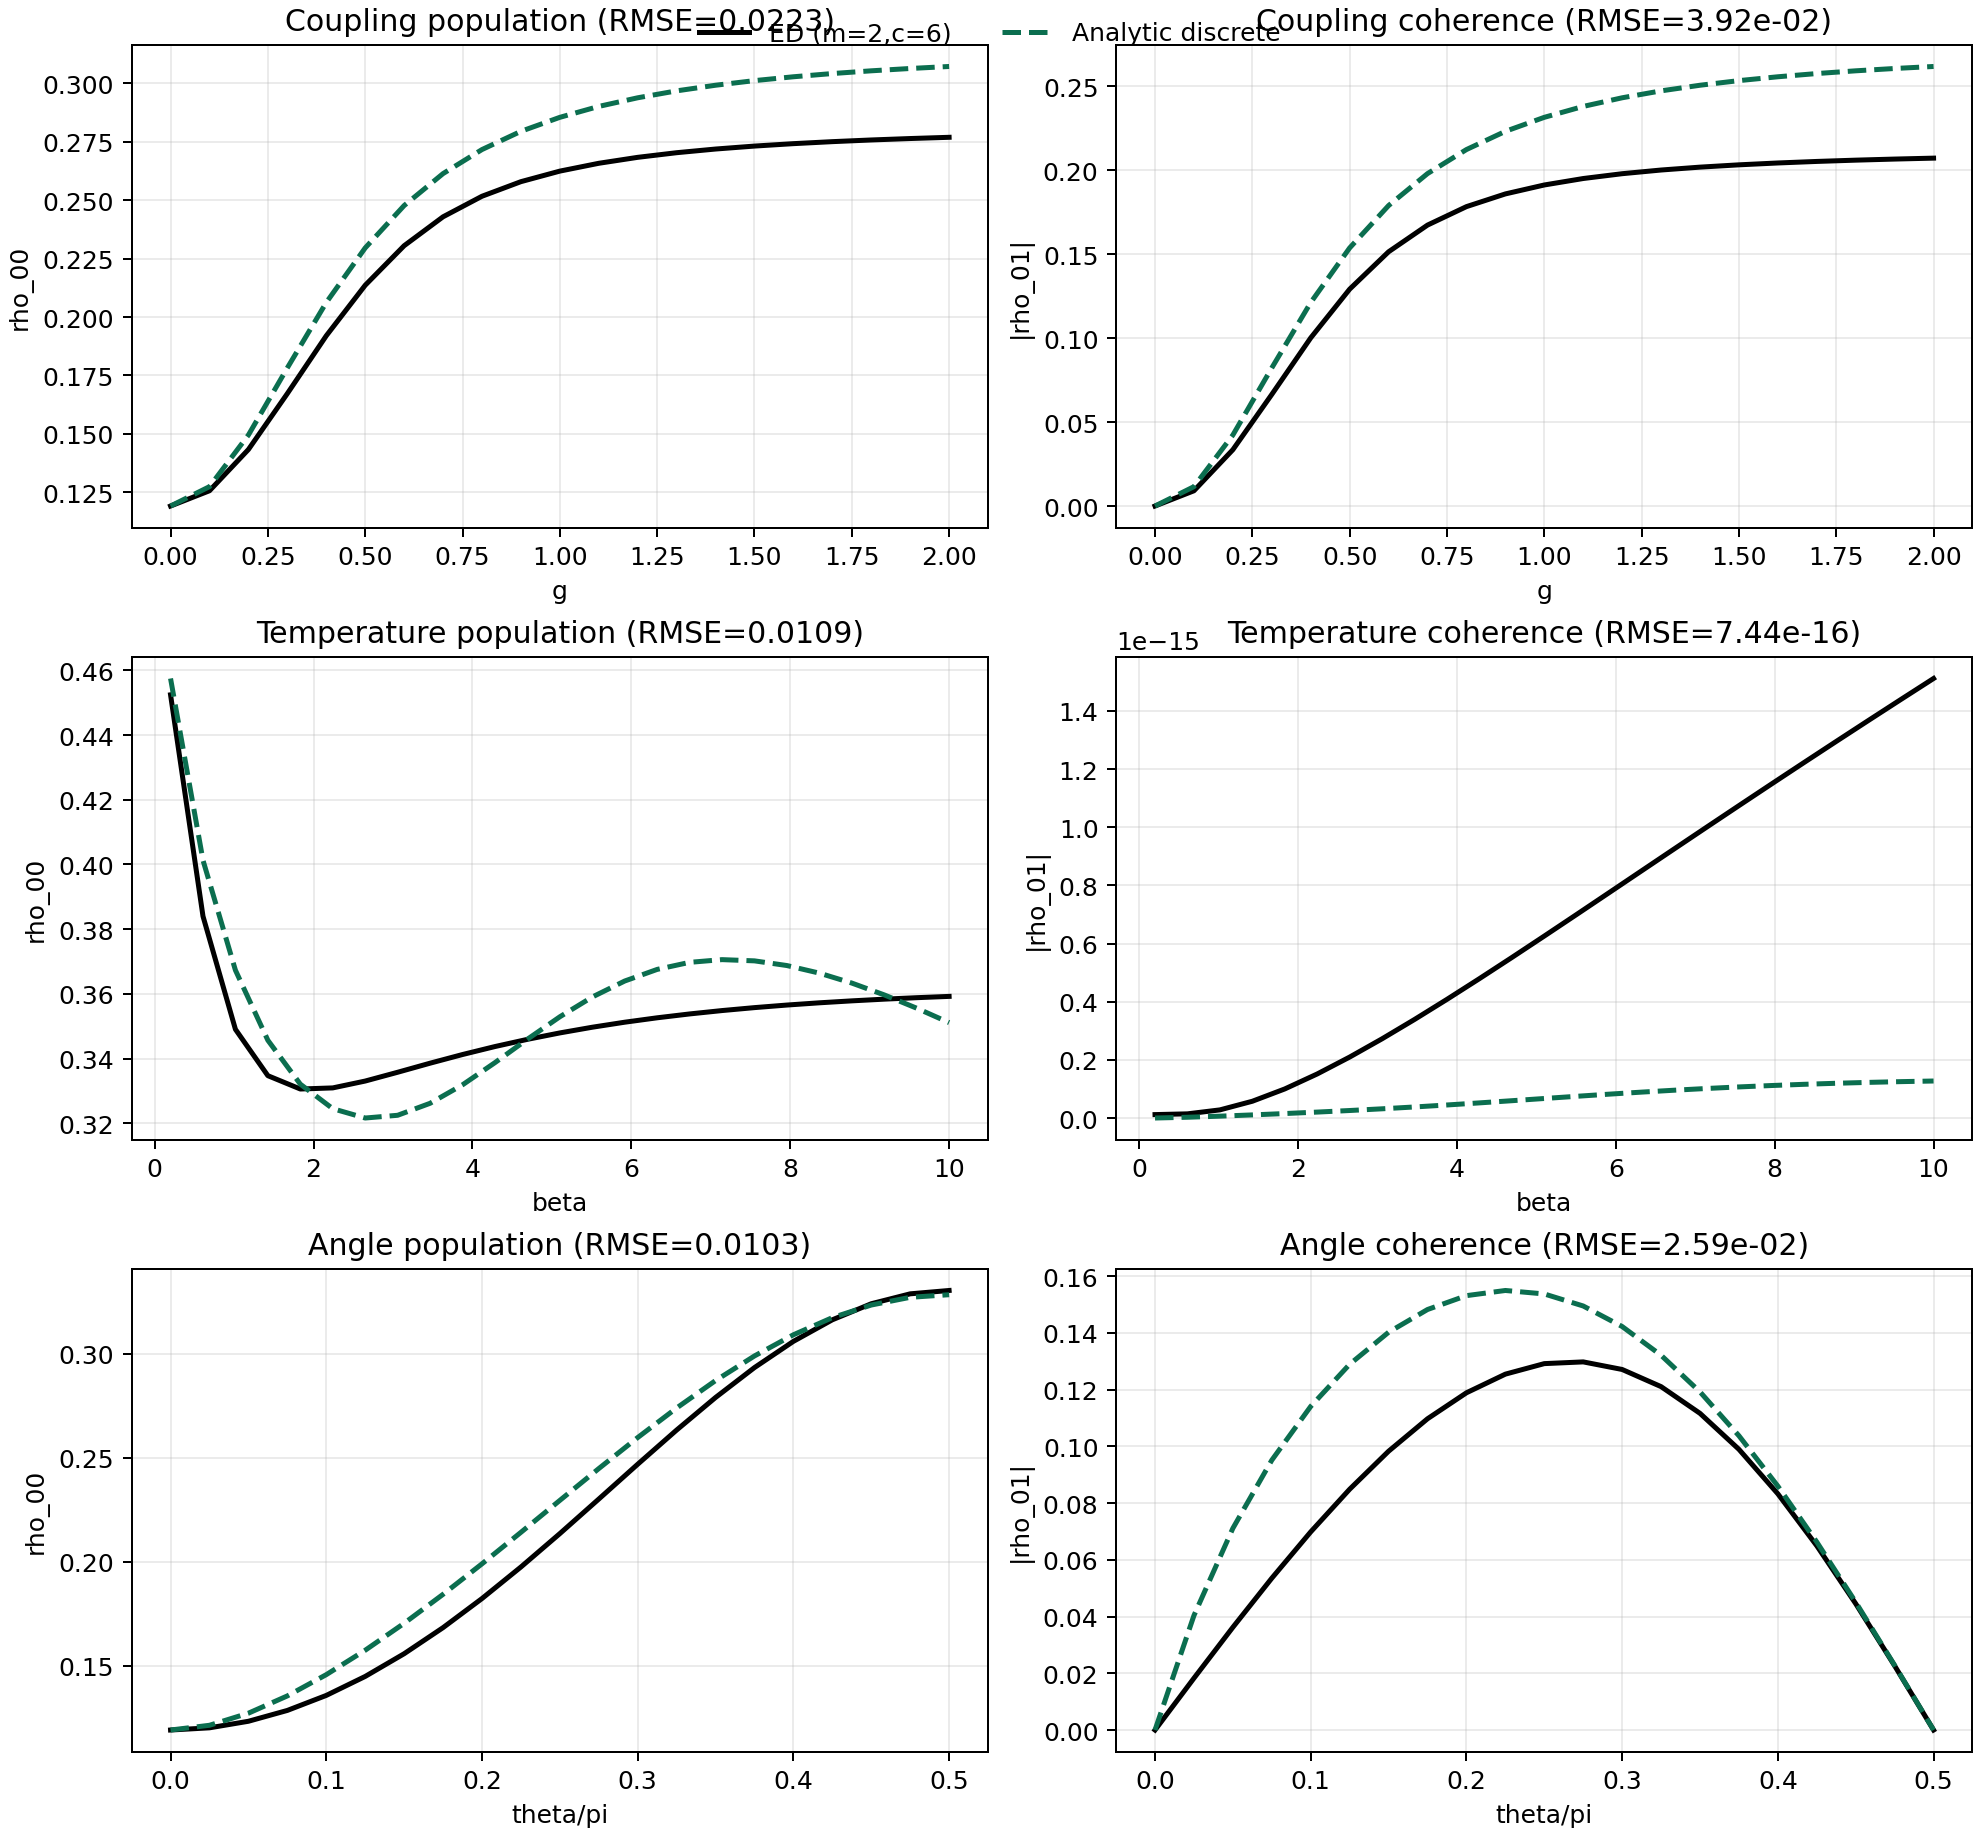

The script that saved this image:
"""
Parameter sweeps for the selected fair-kernel setup:
  omega_q=1, n_modes=2, n_cut=6, omega in [0.2, 1.8]

Compares:
- ED (exact reduced state)
- Analytic solution with the matching discrete kernel (n_modes=2, same window)

Sweeps:
- coupling g
- inverse temperature beta
- angle theta
"""

from __future__ import annotations

from dataclasses import dataclass
from pathlib import Path
from typing import Iterable

import matplotlib.pyplot as plt
import numpy as np
import pandas as pd

from hmf_component_normalized_compare_codex_v5 import _compact_components
from hmf_model_comparison_standalone_codex_v1 import (
    BenchmarkConfig as LiteConfig,
    RenormConfig,
    extract_density,
)
from hmf_v5_qubit_core import build_ed_context, exact_reduced_state
from prl127_qubit_benchmark import BenchmarkConfig as EDConfig


@dataclass(frozen=True)
class SweepDef:
    name: str
    param_name: str
    param_values: np.ndarray
    beta_fixed: float | None
    theta_fixed: float | None
    g_fixed: float | None


def _rmse(x: Iterable[float]) -> float:
    a = np.asarray(list(x), dtype=float)
    return float(np.sqrt(np.mean(np.square(a)))) if len(a) else np.nan


def _build_lite(beta: float, theta: float) -> LiteConfig:
    return LiteConfig(
        beta=float(beta),
        omega_q=1.0,
        theta=float(theta),
        n_modes=2,      # match ED discrete spectrum
        n_cut=1,
        omega_min=0.2,
        omega_max=1.8,
        q_strength=5.0,
        tau_c=0.5,
    )


def _build_ed(beta: float, theta: float) -> EDConfig:
    return EDConfig(
        beta=float(beta),
        omega_q=1.0,
        theta=float(theta),
        n_modes=2,
        n_cut=6,
        omega_min=0.2,
        omega_max=1.8,
        q_strength=5.0,
        tau_c=0.5,
        lambda_min=0.0,
        lambda_max=1.0,
        lambda_points=2,
        output_prefix="hmf_omega1_bestkernel_sweeps_codex_v42",
    )


def run_sweeps() -> tuple[pd.DataFrame, pd.DataFrame]:
    ren = RenormConfig(scale=1.04, kappa=0.94)

    sweeps = [
        SweepDef(
            name="coupling",
            param_name="g",
            param_values=np.linspace(0.0, 2.0, 21),
            beta_fixed=2.0,
            theta_fixed=float(np.pi / 4.0),
            g_fixed=None,
        ),
        SweepDef(
            name="temperature",
            param_name="beta",
            param_values=np.linspace(0.2, 10.0, 25),
            beta_fixed=None,
            theta_fixed=float(np.pi / 2.0),
            g_fixed=0.5,
        ),
        SweepDef(
            name="angle",
            param_name="theta",
            param_values=np.linspace(0.0, float(np.pi / 2.0), 21),
            beta_fixed=2.0,
            theta_fixed=None,
            g_fixed=0.5,
        ),
    ]

    rows: list[dict[str, float | str]] = []
    total = sum(len(s.param_values) for s in sweeps)
    k = 0

    for sw in sweeps:
        for p in sw.param_values:
            beta = float(p) if sw.param_name == "beta" else float(sw.beta_fixed)
            theta = float(p) if sw.param_name == "theta" else float(sw.theta_fixed)
            g = float(p) if sw.param_name == "g" else float(sw.g_fixed)

            lite = _build_lite(beta=beta, theta=theta)
            an_p00, an_p11, an_coh, _an_ratio = _compact_components(
                lite, g, use_running=True, renorm=ren
            )

            ed_cfg = _build_ed(beta=beta, theta=theta)
            ed_ctx = build_ed_context(ed_cfg)
            rho_ed = exact_reduced_state(ed_ctx, g)
            ed_p00, ed_p11, ed_coh = extract_density(rho_ed)

            rows.append(
                {
                    "sweep": sw.name,
                    "param_name": sw.param_name,
                    "param": float(p),
                    "beta": beta,
                    "theta": theta,
                    "g": g,
                    "ed_p00": float(ed_p00),
                    "ed_p11": float(ed_p11),
                    "ed_coh": float(ed_coh),
                    "analytic_disc_p00": float(an_p00),
                    "analytic_disc_p11": float(an_p11),
                    "analytic_disc_coh": float(an_coh),
                    "d_p00": float(ed_p00 - an_p00),
                    "d_coh": float(ed_coh - an_coh),
                }
            )
            k += 1
            if k % 20 == 0:
                print(f"[PROGRESS] {k}/{total}")

    df = pd.DataFrame.from_records(rows).sort_values(["sweep", "param"]).reset_index(drop=True)

    summary_rows: list[dict[str, float | str]] = []
    for sweep, grp in df.groupby("sweep"):
        summary_rows.append(
            {
                "sweep": str(sweep),
                "rmse_p00": _rmse(grp["d_p00"]),
                "rmse_coh": _rmse(grp["d_coh"]),
                "max_abs_dp00": float(np.max(np.abs(grp["d_p00"]))),
                "max_abs_dcoh": float(np.max(np.abs(grp["d_coh"]))),
            }
        )
    summary = pd.DataFrame.from_records(summary_rows).sort_values("sweep").reset_index(drop=True)
    return df, summary


def write_outputs(df: pd.DataFrame, summary: pd.DataFrame) -> None:
    out_dir = Path(__file__).resolve().parent
    scan_csv = out_dir / "hmf_omega1_bestkernel_sweeps_scan_codex_v42.csv"
    summary_csv = out_dir / "hmf_omega1_bestkernel_sweeps_summary_codex_v42.csv"
    fig_png = out_dir / "hmf_omega1_bestkernel_sweeps_codex_v42.png"
    log_md = out_dir / "hmf_omega1_bestkernel_sweeps_log_codex_v42.md"

    df.to_csv(scan_csv, index=False)
    summary.to_csv(summary_csv, index=False)

    fig, axes = plt.subplots(3, 2, figsize=(11, 10.2), constrained_layout=True)
    order = ["coupling", "temperature", "angle"]
    for i, name in enumerate(order):
        g = df[df["sweep"] == name].sort_values("param").copy()
        x = g["param"].to_numpy(dtype=float)
        xlabel = g["param_name"].iloc[0]
        if name == "angle":
            x = x / np.pi
            xlabel = "theta/pi"

        rmse_p = float(summary[summary["sweep"] == name]["rmse_p00"].iloc[0])
        rmse_c = float(summary[summary["sweep"] == name]["rmse_coh"].iloc[0])

        axes[i, 0].plot(x, g["ed_p00"], color="black", linewidth=2.0, label="ED (m=2,c=6)")
        axes[i, 0].plot(x, g["analytic_disc_p00"], color="#0B6E4F", linestyle="--", linewidth=2.0, label="Analytic discrete")
        axes[i, 0].set_title(f"{name.capitalize()} population (RMSE={rmse_p:.4f})")
        axes[i, 0].set_xlabel(xlabel)
        axes[i, 0].set_ylabel("rho_00")
        axes[i, 0].grid(alpha=0.25)

        axes[i, 1].plot(x, g["ed_coh"], color="black", linewidth=2.0, label="ED (m=2,c=6)")
        axes[i, 1].plot(x, g["analytic_disc_coh"], color="#0B6E4F", linestyle="--", linewidth=2.0, label="Analytic discrete")
        axes[i, 1].set_title(f"{name.capitalize()} coherence (RMSE={rmse_c:.2e})")
        axes[i, 1].set_xlabel(xlabel)
        axes[i, 1].set_ylabel("|rho_01|")
        axes[i, 1].grid(alpha=0.25)

    handles, labels = axes[0, 0].get_legend_handles_labels()
    fig.legend(handles, labels, loc="upper center", ncol=2, frameon=False)
    fig.savefig(fig_png, dpi=180)
    plt.close(fig)

    lines: list[str] = []
    lines.append("# Omega_q=1 Best-Kernel Parameter Sweeps (Codex v42)")
    lines.append("")
    lines.append("Setup fixed for fairness:")
    lines.append("- omega_q=1, n_modes=2, n_cut=6, omega window=[0.2,1.8]")
    lines.append("- analytic branch uses matching discrete kernel (n_modes=2, same window)")
    lines.append("")
    lines.append("| sweep | rmse_p00 | rmse_coh | max_abs_dp00 | max_abs_dcoh |")
    lines.append("|---|---:|---:|---:|---:|")
    for _, r in summary.iterrows():
        lines.append(
            f"| {r['sweep']} | {r['rmse_p00']:.6f} | {r['rmse_coh']:.6e} | "
            f"{r['max_abs_dp00']:.6f} | {r['max_abs_dcoh']:.6e} |"
        )
    log_md.write_text("\n".join(lines), encoding="utf-8")

    print("Wrote:", scan_csv.name)
    print("Wrote:", summary_csv.name)
    print("Wrote:", fig_png.name)
    print("Wrote:", log_md.name)
    print("")
    print(summary.to_string(index=False))


def main() -> None:
    df, summary = run_sweeps()
    write_outputs(df, summary)


if __name__ == "__main__":
    main()

